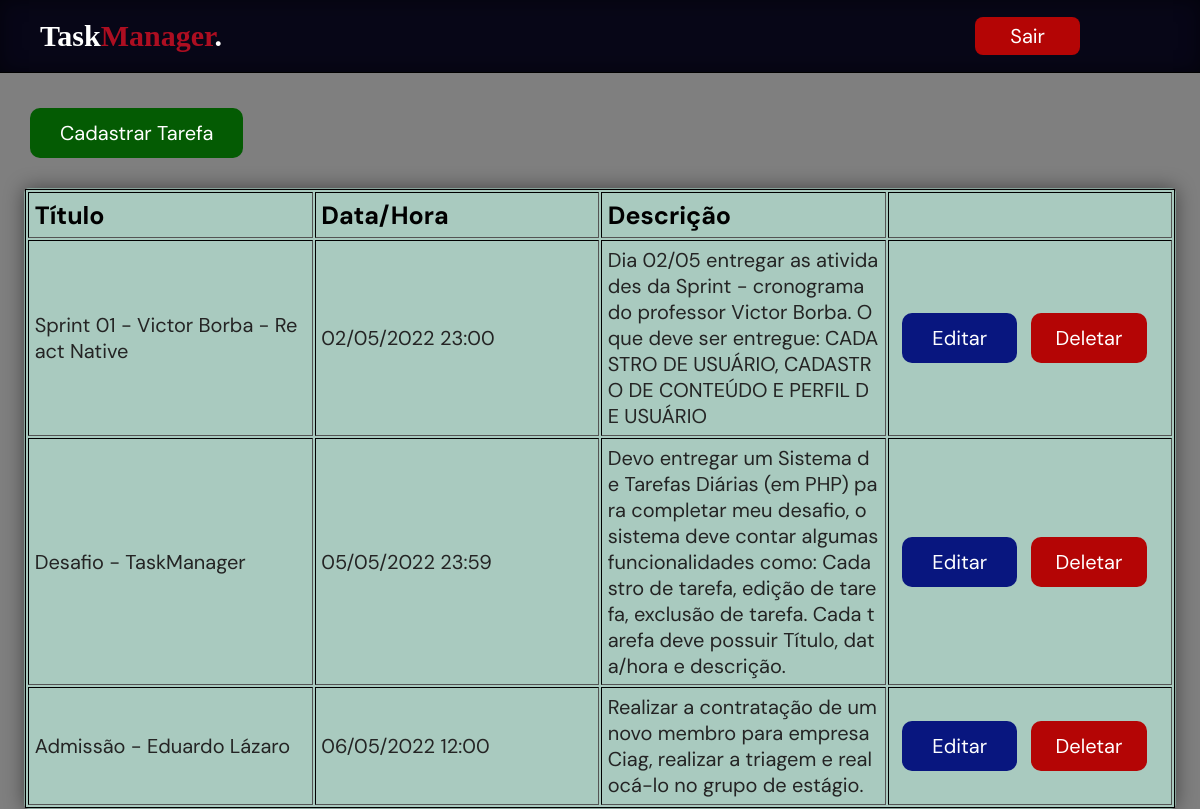
/taskmanager/home.php (signed in), run on the app's committed database.
### tables this page shows
CREATE TABLE `task` (
  `id_task` int(11) NOT NULL,
  `titulo` varchar(150) DEFAULT NULL,
  `datatempo` datetime DEFAULT NULL,
  `descricao` varchar(500) DEFAULT NULL
);

### taskmanager/home.php (the view, shortened to what this page needs)
<?php
require_once ("db/conexao.php");
$dados = mysqli_query($con, "SELECT * FROM task")->fetch_all(MYSQLI_ASSOC);
?>
<!DOCTYPE html>
<html lang="pt-br">
<head>
    <link rel="stylesheet" href="style.css">
</head>
<body>
    <header>
        <nav>
            <a class="logo" href="#">Task<strong>Manager</strong>.</a>
            <a class="sair" href="db/sair.php">Sair</a>
        </nav>
    </header>
    <main>
        <section class="container">
            <br><br><br>
            <a class="btnCadastro" href="cadastro_tarefa.php">Cadastrar Tarefa</a>
            <div class="bodybox">
                <table border="1">
                    <tr class="trTitle" >
                        <td>Título</td>
                        <td>Data/Hora</td>
                        <td>Descrição</td>
                        <td></td>
                    </tr>
                    <?php foreach($dados as $valor) { ?>
                        <tr>
                            <td><?php echo($valor["titulo"]) ?></td>
                            <td><?php echo(date("d/m/Y H:i", strtotime($valor["datatempo"]))) ?></td>
                            <td><?php echo($valor["descricao"]) ?></td>
                            <td>
                                <a class="btnEdit" href="editar_tarefas.php?id_task=<?php echo($valor["id_task"]) ?>">Editar</a>
                                <a class="btnDel" href="db/deletar_tarefa.php?id_task=<?php echo($valor["id_task"]) ?>">Deletar</a>
                            </td>
                        </tr>
                    <?php } ?>
                </table>
            </div>
        </section>
    </main>
</body>
</html>

### taskmanager/style.css (style rules this page uses)
* { margin: 0; padding: 0; box-sizing: border-box; }
header { border-bottom: 1px solid rgb(0, 0, 0); width: 100%; position: fixed; z-index: 100; background: rgb(7, 6, 23); margin-bottom: 25px; box-shadow: inset 0 0 1em rgba(0, 0, 0, 0.498); }
nav { width: 90%; height: 72px; display: inline-flex; align-items: center; justify-content: space-between; }
nav .logo { font: 700 30px "Popins"; color: rgb(255, 255, 255); margin-left: 40px; }
nav .sair { font-size: 20px; display: inline-flex; justify-content: center; align-items: center; height: 38px; color: white; background: rgb(180, 5, 5); padding: 0 35px; border-radius: 8px; transition: 0.5s; }
body { background-color: rgb(127, 127, 127); font: 400 20px "DM Sans"; color: rgb(36, 36, 36); }
a { text-decoration: none; color: black; }
strong { color: rgb(173, 14, 33); }
.container { width: 100%; }
.btnCadastro { margin: 30px; display: inline-flex; justify-content: center; align-items: center; padding: 0 30px; height: 50px; border-radius: 10px; background-color: rgb(4, 91, 3); color: white; transition: 0.5s; }
.bodybox { margin: 0 2%; background-color: rgb(169, 202, 191); border-radius: 5px; border: 1px solid rgba(0, 0, 0, 0.199); box-shadow: 0 0 1em rgba(0, 0, 0, 0.457); }
.bodybox table { table-layout: fixed; width: 100%; border: 1px solid black; }
.bodybox tr { line-break: anywhere; }
.bodybox tr.trTitle { font: 700 25px "DM Sans"; color: black; }
.bodybox td { padding: 0.5%; }
.bodybox td a.btnEdit { margin-left: 3%; display: inline-flex; justify-content: center; align-items: center; padding: 0 30px; height: 50px; border-radius: 10px; background-color: rgb(8, 22, 127); color: white; transition: 0.5s; }
.bodybox td a.btnDel { margin-left: 3%; display: inline-flex; justify-content: center; align-items: center; padding: 0 25px; height: 50px; border-radius: 10px; background: rgb(180, 5, 5); color: white; transition: 0.5s; }

### data on the page
task: titulo "Sprint 01 - Victor Borba - React Native", datatempo "02/05/2022 23:00", descricao "Dia 02/05 entregar as atividades da Sprint - cronograma do professor Victor Borba. O que deve ser entregue: CADASTRO DE USUÁRIO, CADASTRO DE CONTEÚDO E PERFIL DE USUÁRIO"
task: titulo "Desafio - TaskManager", datatempo "05/05/2022 23:59", descricao "Devo entregar um Sistema de Tarefas Diárias (em PHP) para completar meu desafio, o sistema deve contar algumas funcionalidades como: Cadastro de tarefa, edição de tarefa, exclusão de tarefa. Cada tarefa deve possuir Título, data/hora e descrição."
task: titulo "Admissão - Eduardo Lázaro", datatempo "06/05/2022 12:00", descricao "Realizar a contratação de um novo membro para empresa Ciag, realizar a triagem e realocá-lo no grupo de estágio."
